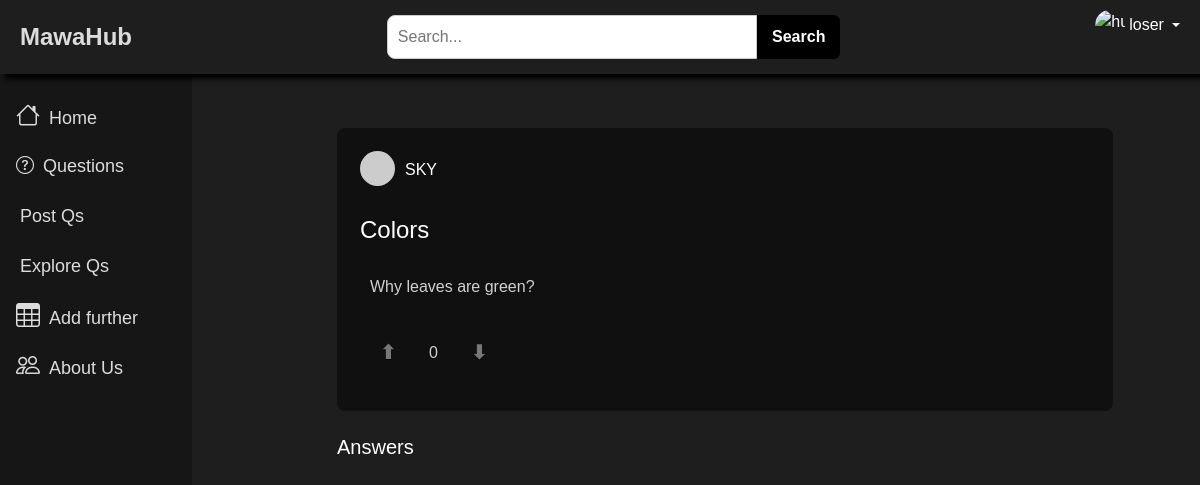
The app's page /questions/2/ with its own data.
### questions/models.py (models this page shows, shortened)
class Question(models.Model):
    title = models.CharField(max_length=200)
    question = models.TextField()
    author = models.ForeignKey(Student, on_delete=models.CASCADE)
    date = models.DateTimeField(default=timezone.now)
    score = models.IntegerField(default=0)

### users/models.py (models this page shows)
class Student(AbstractUser):
    name = models.CharField(max_length=100)
    job_title = models.CharField(max_length=100)
    city = models.CharField(max_length=100)
    state = models.CharField(max_length=50)
    country = models.CharField(max_length=50)
    email = models.EmailField()
    about = models.TextField()
    skills = models.TextField()
    address = models.CharField(max_length=200)
    phone = models.CharField(max_length=15)
    reputation = models.IntegerField(default=0)
    answers_posted = models.PositiveIntegerField(default=0)
    questions_posted = models.PositiveIntegerField(default=0)

### questions/views.py (the view)
# urls.py: path("<int:question_id>/", views.question, name="question"),
def question(request, question_id):
    question = Question.objects.get(pk=question_id)
    answers = question.answer_set.all()
    return render(request, "the_question_page.html", {
        "question": question,
        "answers": answers
    })

### questions/templatetags/mytags.py (called while the page is built)
@register.filter
def to_timeago(time):
    return timeago.format(time, timezone.now())

### templates/the_question_page.html (shortened to what this page needs)
{% extends "base.html" %}
{% load static %}
{% load mytags %}
{% block stylesheet %}
<link rel="stylesheet" href="{% static 'css/the_question_page.css' %}">
{% endblock stylesheet %}
{% block content %}
<div class="container mt-5">
  <div class="card mb-4">
      <div class="answer-header">
          <img src="https://via.placeholder.com/35" alt="User Avatar" class="user-avatar">
          <h6 class="card-subtitle">{{ question.author.name }}</h6>
    </div>
    <h4 class="card-title">{{ question.title }}</h4>
    <p class="card-text">{{ question.question }}</p>
    <div class="votes">
      <button type="button" class="upvote">⬆</button>
      <span class="score">{{ question.score }}</span>
      <button type="button" class="downvote">⬇</button>
    </div>
  </div>
  <h5 class="mb-3">Answers</h5>
</div>
{% endblock content %}

### static/css/sidebar.css (style rules this page uses)
:root { --btn-color: #dcdcdc; --bg-color: #1e1e1e; --search-bar-color: #0056b3; --text-color: #fff; --search: #0067ac; --search-shadow: #000; --logo-color: #dcdcdc; }
body { font-family: Arial, sans-serif; margin: 0; padding: 0; overflow: hidden; height: 100vh; display: flex; flex-direction: column; background-color: var(--bg-color); }
button { position: relative; display: inline-block; margin: 20px; }
button { color: var(--logo-color); font-family: Helvetica, sans-serif; font-weight: bold; font-size: 36px; text-align: center; text-decoration: none; background-color: black; display: block; position: relative; text-shadow: 0px 1px 0px #000; filter: dropshadow(color=#000, offx=0px, offy=1px); -webkit-border-radius: 5px; -moz-border-radius: 5px; border-radius: 5px; }

### static/css/the_question_page.css (style rules this page uses)
:root { --color-default: #000000; --color-second: #0067ac; --color-white: #595959; --color-text: #d1d1d1; --color-body: #3e3e3e; --color-light: #ffffff; }
body { background-color: var(--color-default); color: #e0e0e0; }
.container { max-width: 800px; }
.card { background-color: #101010; border: none; margin-bottom: 20px; border-radius: 8px; padding: 23px; }
.card-title, .card-subtitle { color: var(--color-light); }
.card-title { font-size: 1.5rem; margin: 20px 0; }
.card-subtitle { margin-top: 2px; }
.card-text { color: var(--color-text); margin: 10px; }
.votes { display: flex; align-items: center; justify-content: start; gap: 8px; font-size: 0.9rem; color: #b0b0b0; margin-top: 10px; }
.votes button { background: none; border: none; color: #777; font-size: 1.2rem; cursor: pointer; padding: 0; }
.votes .score { font-size: 1rem; color: #cfcfcf; margin: 0 5px; }
.user-avatar { width: 35px; height: 35px; border-radius: 50%; margin-right: 10px; margin-top: auto; }
.answer-header { display: flex; align-items: center; margin-bottom: 10px; justify-content: center; }

### records on screen
Question: author.name "SKY", title "Colors", question "Why leaves are green?", score "0"
